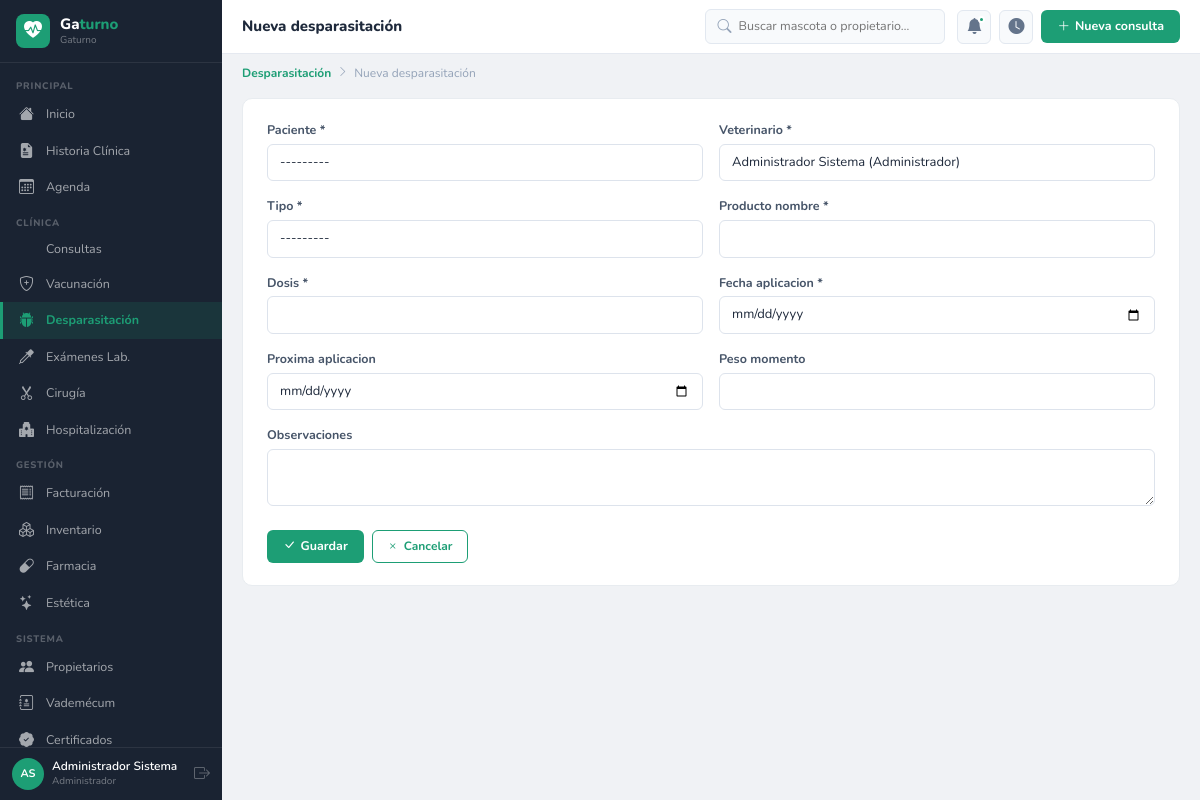
Page /desparasitacion/nuevo/ (signed in) on the committed database.
### apps/accounts/models.py (models this page shows)
class Usuario(AbstractUser):
    ROLES = [('admin','Administrador'),('veterinario','Veterinario'),
             ('asistente','Asistente'),('recepcionista','Recepcionista'),('esteticista','Esteticista')]
    rol = models.CharField(max_length=20, choices=ROLES, default='recepcionista')
    telefono = models.CharField(max_length=20, blank=True)
    foto = models.ImageField(upload_to='usuarios/', blank=True, null=True)
    matricula = models.CharField(max_length=30, blank=True)
    especialidad = models.CharField(max_length=100, blank=True)
    class Meta:
        verbose_name='Usuario'; verbose_name_plural='Usuarios'
    def __str__(self):
        return f'{self.get_full_name() or self.username} ({self.get_rol_display()})'
    @property
    def nombre_completo(self):
        return self.get_full_name() or self.username
    @property
    def es_veterinario(self):
        return self.rol in ['veterinario', 'admin']
    @property
    def iniciales(self):
        fn = (self.first_name or '')[:1].upper()
        ln = (self.last_name or '')[:1].upper()
        return (fn + ln) or self.username[:2].upper()

### apps/desparasitacion/views.py (the view)
# urls.py: path('nuevo/',views.crear,name='crear'),
@login_required
def crear(request):
    initial={}
    if request.GET.get('paciente'): initial['paciente']=request.GET['paciente']
    if request.user.es_veterinario: initial['veterinario']=request.user.pk
    form=DesparasitacionForm(request.POST or None,initial=initial)
    if form.is_valid():
        form.save();messages.success(request,'Desparasitación registrada.');return redirect('desparasitacion:lista')
    return render(request,'desparasitacion/form.html',{'form':form,'titulo':'Nueva desparasitación'})

### apps/desparasitacion/forms.py
class DesparasitacionForm(forms.ModelForm):
    class Meta:
        model=Desparasitacion
        fields=['paciente','veterinario','tipo','producto_nombre','dosis','fecha_aplicacion','proxima_aplicacion','peso_momento','observaciones']
        widgets={'paciente':forms.Select(attrs={'class':'form-select'}),'veterinario':forms.Select(attrs={'class':'form-select'}),'tipo':forms.Select(attrs={'class':'form-select'}),'producto_nombre':forms.TextInput(attrs={'class':'form-control'}),'dosis':forms.TextInput(attrs={'class':'form-control'}),'fecha_aplicacion':forms.DateInput(attrs={'class':'form-control','type':'date'}),'proxima_aplicacion':forms.DateInput(attrs={'class':'form-control','type':'date'}),'peso_momento':forms.NumberInput(attrs={'class':'form-control','step':'0.01'}),'observaciones':forms.Textarea(attrs={'class':'form-control','rows':2})}

### apps/accounts/templatetags/vetclinic_tags.py (called while the page is built)
@register.filter
def widget_class(field):
    return field.field.widget.__class__.__name__

### templates/desparasitacion/form.html (shortened to what this page needs)
{% extends 'base/base.html' %}
{% load widget_tweaks %}
{% load vetclinic_tags %}
{% block page_title %}{{ titulo }}{% endblock %}
{% block breadcrumb %}<nav class="vc-bc"><a href="{% url 'desparasitacion:lista' %}">Desparasitación</a><i class="bi bi-chevron-right"></i><span>{{ titulo }}</span></nav>{% endblock %}
{% block content %}
<div class="form-card">
<form method="post" enctype="multipart/form-data">{% csrf_token %}
<div class="row g-3">
{% for field in form %}
<div class="{% if 'Textarea' in field|widget_class or 'CheckboxSelectMultiple' in field|widget_class %}col-12{% else %}col-md-6{% endif %}">
  <label class="form-label">{{ field.label }}{% if field.field.required %} *{% endif %}</label>
  {% render_field field %}
</div>
{% endfor %}
</div>
<div class="d-flex gap-2 mt-4">
  <button type="submit" class="btn-vc"><i class="bi bi-check-lg"></i> Guardar</button>
  <a href="javascript:history.back()" class="btn-ol"><i class="bi bi-x"></i> Cancelar</a>
</div>
</form>
</div>
{% endblock %}

### templates/base/base.html (shortened to what this page needs)
<!DOCTYPE html>
<html lang="es">
<head>
<link rel="stylesheet" href="https://cdn.jsdelivr.net/npm/bootstrap@5.3.2/dist/css/bootstrap.min.css">
<link rel="stylesheet" href="https://cdn.jsdelivr.net/npm/bootstrap-icons@1.11.3/font/bootstrap-icons.min.css">
{% load static %}<link rel="stylesheet" href="{% static 'css/vetclinic.css' %}">
</head>
<body>
<nav class="vc-sb" id="sidebar">
  <div class="sb-brand">
    <div class="sb-ic"><i class="bi bi-heart-pulse-fill"></i></div>
    <div><div class="sb-nm">Ga<em>turno</em></div><span class="sb-sub">{{ CLINICA_NOMBRE }}</span></div>
  </div>
  <div class="sb-nav">
    <div class="nav-sec">Principal</div>
    <a href="{% url 'reportes:dashboard' %}" class="nav-link {% if request.resolver_match.namespace == 'reportes' %}active{% endif %}"><i class="bi bi-house-fill"></i><span>Inicio</span></a>
    <a href="{% url 'pacientes:lista' %}" class="nav-link "><i class="bi bi-file-earmark-medical-fill"></i><span>Historia Clínica</span></a>
    <a href="{% url 'agenda:lista' %}" class="nav-link "><i class="bi bi-calendar3"></i><span>Agenda</span></a>
    <div class="nav-sec">Clínica</div>
    <a href="{% url 'consultas:lista' %}" class="nav-link {% if request.resolver_match.namespace == 'consultas' %}active{% endif %}"><span>Consultas</span></a>
    <a href="{% url 'vacunacion:lista' %}" class="nav-link {% if request.resolver_match.namespace == 'vacunacion' %}active{% endif %}"><i class="bi bi-shield-plus"></i><span>Vacunación</span></a>
    <a href="{% url 'desparasitacion:lista' %}" class="nav-link {% if request.resolver_match.namespace == 'desparasitacion' %}active{% endif %}"><i class="bi bi-bug-fill"></i><span>Desparasitación</span></a>
    <a href="{% url 'examenes:lista' %}" class="nav-link {% if request.resolver_match.namespace == 'examenes' %}active{% endif %}"><i class="bi bi-eyedropper"></i><span>Exámenes Lab.</span></a>
    <a href="{% url 'cirugia:lista' %}" class="nav-link {% if request.resolver_match.namespace == 'cirugia' %}active{% endif %}"><i class="bi bi-scissors"></i><span>Cirugía</span></a>
    <a href="{% url 'hospitalizacion:lista' %}" class="nav-link "><i class="bi bi-hospital-fill"></i><span>Hospitalización</span></a>
    <div class="nav-sec">Gestión</div>
    <a href="{% url 'facturacion:lista' %}" class="nav-link {% if request.resolver_match.namespace == 'facturacion' %}active{% endif %}"><i class="bi bi-receipt"></i><span>Facturación</span></a>
    <a href="{% url 'inventario:lista' %}" class="nav-link {% if request.resolver_match.namespace == 'inventario' %}active{% endif %}"><i class="bi bi-boxes"></i><span>Inventario</span></a>
    <a href="{% url 'farmacia:lista' %}" class="nav-link {% if request.resolver_match.namespace == 'farmacia' %}active{% endif %}"><i class="bi bi-capsule"></i><span>Farmacia</span></a>
    <a href="{% url 'estetica:lista' %}" class="nav-link {% if request.resolver_match.namespace == 'estetica' %}active{% endif %}"><i class="bi bi-stars"></i><span>Estética</span></a>
    <div class="nav-sec">Sistema</div>
    <a href="{% url 'propietarios:lista' %}" class="nav-link {% if request.resolver_match.namespace == 'propietarios' %}active{% endif %}"><i class="bi bi-people-fill"></i><span>Propietarios</span></a>
    <a href="{% url 'vademecum:lista' %}" class="nav-link {% if request.resolver_match.namespace == 'vademecum' %}active{% endif %}"><i class="bi bi-journal-medical"></i><span>Vademécum</span></a>
    <a href="{% url 'certificados:lista' %}" class="nav-link {% if request.resolver_match.namespace == 'certificados' %}active{% endif %}"><i class="bi bi-patch-check-fill"></i><span>Certificados</span></a>
  </div>
  <div class="sb-user">
    <div class="u-av">{{ request.user.iniciales }}</div>
    <div><div class="u-nm">{{ request.user.nombre_completo }}</div><div class="u-role">{{ request.user.get_rol_display }}</div></div>
    <a href="{% url 'accounts:logout' %}" class="u-out" title="Salir"><i class="bi bi-box-arrow-right"></i></a>
  </div>
</nav>
<div class="vc-main">
  <header class="vc-top">
    <div class="top-tit">{% block page_title %}Gaturno{% endblock %}</div>
    <div class="top-srch">
      <i class="bi bi-search"></i>
      <input type="text" id="globalSearch" placeholder="Buscar mascota o propietario…" autocomplete="off">
    </div>
    <div class="top-acts">
      <div class="top-btn"><i class="bi bi-bell-fill"></i><div class="top-dot"></div></div>
      <a href="{% url 'agenda:sala_espera' %}" class="top-btn" title="Sala de espera"><i class="bi bi-clock-fill"></i></a>
      <a href="{% url 'consultas:crear' %}" class="btn-vc"><i class="bi bi-plus-lg"></i> Nueva consulta</a>
    </div>
  </header>
  {% block breadcrumb %}{% endblock %}
  <div class="vc-cnt">{% block content %}{% endblock %}</div>
</div>
{% load static %}<script src="{% static 'js/vetclinic.js' %}"></script>
</body>
</html>

### rows in the picture
Usuario: user.iniciales "AS", user.nombre_completo "Administrador Sistema", user.rol "Administrador"

### other values in the picture
{{ CLINICA_NOMBRE }} "Gaturno"
{{ titulo }} "Nueva desparasitación"
{{ field.label }} "Paciente" "Veterinario" "Tipo" "Producto nombre" "Dosis" "Fecha aplicacion" "Proxima aplicacion" "Peso momento" "Observaciones"
